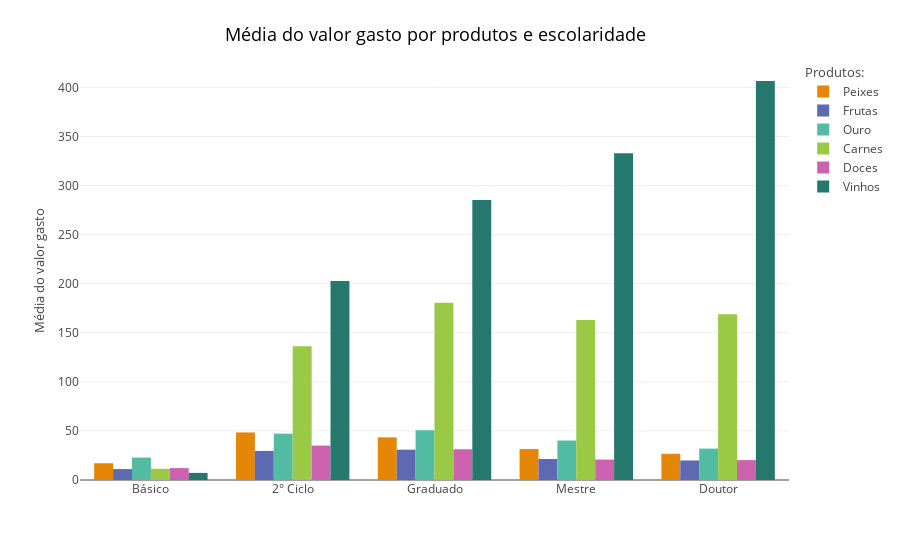

Write notebook code for a chart like this one.
### Markdown cell above
## Qual a relação entre o consumo de cada produto e escolaridade?

### Code cell
# gráfico para entender que tipo de produto é interessante para cada grau de escolaridade dos clientes
columns_Mnt = ['MntWines', 'MntFruits', 'MntMeatProducts', 'MntFishProducts', 'MntSweetProducts', 'MntGoldProds']
df_educ_prod_mean = df_customer.pivot_table(index='Education', values=columns_Mnt, aggfunc='mean')
df_educ_prod_mean.rename(mapper = {'MntWines': 'Vinhos', 'MntFruits': 'Frutas', 'MntMeatProducts': 'Carnes', 'MntFishProducts': 'Peixes', 'MntSweetProducts': 'Doces', 'MntGoldProds':'Ouro'}, inplace=True, axis = 1)
df_educ_prod_mean = df_educ_prod_mean.reindex(['Basic', '2n Cycle', 'Graduation', 'Master', 'PhD']).rename({'Graduation': 'Graduado', 'PhD': 'Doutor', 'Master': 'Mestre', '2n Cycle': '2° Ciclo', 'Basic': 'Básico'})
fig = px.bar(df_educ_prod_mean, barmode='group', color_discrete_sequence=px.colors.qualitative.Vivid)

fig.update_layout(
    xaxis_title=None,
    yaxis_title={
        'text': "Média do valor gasto",
        'font_size': 13
    },
    legend_title={
        'text': "Produtos:",
        'font_size': 13
    },
    template='none',
    title={
        'text': 'Média do valor gasto por produtos e escolaridade',
        'y':0.95,
        'x':0.25,
        'font_color': 'black',
        'font_size': 18
    }
)

### Figure 1 — Plotly figure (JSON) as saved in the notebook; plotly's stock layout.template omitted (floating-point values rounded to 4 significant figures)
{"data": [{"alignmentgroup": "True", "hovertemplate": "variable=Peixes<br>Education=%{x}<br>value=%{y}<extra></extra>", "legendgroup": "Peixes", "marker": {"color": "rgb(229, 134, 6)", "pattern": {"shape": ""}}, "name": "Peixes", "offsetgroup": "Peixes", "orientation": "v", "showlegend": true, "textposition": "auto", "type": "bar", "x": ["Básico", "2° Ciclo", "Graduado", "Mestre", "Doutor"], "xaxis": "x", "y": [17.06, 48.45, 43.45, 31.49, 26.72], "yaxis": "y"}, {"alignmentgroup": "True", "hovertemplate": "variable=Frutas<br>Education=%{x}<br>value=%{y}<extra></extra>", "legendgroup": "Frutas", "marker": {"color": "rgb(93, 105, 177)", "pattern": {"shape": ""}}, "name": "Frutas", "offsetgroup": "Frutas", "orientation": "v", "showlegend": true, "textposition": "auto", "type": "bar", "x": ["Básico", "2° Ciclo", "Graduado", "Mestre", "Doutor"], "xaxis": "x", "y": [11.11, 29.63, 30.88, 21.38, 19.89], "yaxis": "y"}, {"alignmentgroup": "True", "hovertemplate": "variable=Ouro<br>Education=%{x}<br>value=%{y}<extra></extra>", "legendgroup": "Ouro", "marker": {"color": "rgb(82, 188, 163)", "pattern": {"shape": ""}}, "name": "Ouro", "offsetgroup": "Ouro", "orientation": "v", "showlegend": true, "textposition": "auto", "type": "bar", "x": ["Básico", "2° Ciclo", "Graduado", "Mestre", "Doutor"], "xaxis": "x", "y": [22.83, 47.22, 50.72, 40.19, 32.0], "yaxis": "y"}, {"alignmentgroup": "True", "hovertemplate": "variable=Carnes<br>Education=%{x}<br>value=%{y}<extra></extra>", "legendgroup": "Carnes", "marker": {"color": "rgb(153, 201, 69)", "pattern": {"shape": ""}}, "name": "Carnes", "offsetgroup": "Carnes", "orientation": "v", "showlegend": true, "textposition": "auto", "type": "bar", "x": ["Básico", "2° Ciclo", "Graduado", "Mestre", "Doutor"], "xaxis": "x", "y": [11.44, 136.4, 180.5, 162.9, 168.9], "yaxis": "y"}, {"alignmentgroup": "True", "hovertemplate": "variable=Doces<br>Education=%{x}<br>value=%{y}<extra></extra>", "legendgroup": "Doces", "marker": {"color": "rgb(204, 97, 176)", "pattern": {"shape": ""}}, "name": "Doces", "offsetgroup": "Doces", "orientation": "v", "showlegend": true, "textposition": "auto", "type": "bar", "x": ["Básico", "2° Ciclo", "Graduado", "Mestre", "Doutor"], "xaxis": "x", "y": [12.11, 35.06, 31.31, 20.81, 20.26], "yaxis": "y"}, {"alignmentgroup": "True", "hovertemplate": "variable=Vinhos<br>Education=%{x}<br>value=%{y}<extra></extra>", "legendgroup": "Vinhos", "marker": {"color": "rgb(36, 121, 108)", "pattern": {"shape": ""}}, "name": "Vinhos", "offsetgroup": "Vinhos", "orientation": "v", "showlegend": true, "textposition": "auto", "type": "bar", "x": ["Básico", "2° Ciclo", "Graduado", "Mestre", "Doutor"], "xaxis": "x", "y": [7.241, 202.8, 285.3, 333.0, 406.5], "yaxis": "y"}], "layout": {"barmode": "group", "legend": {"title": {"font": {"size": 13}, "text": "Produtos:"}, "tracegroupgap": 0}, "margin": {"t": 60}, "title": {"font": {"color": "black", "size": 18}, "text": "Média do valor gasto por produtos e escolaridade", "x": 0.25, "y": 0.95}, "xaxis": {"anchor": "y", "domain": [0, 1], "title": {}}, "yaxis": {"anchor": "x", "domain": [0, 1], "title": {"font": {"size": 13}, "text": "Média do valor gasto"}}}}
